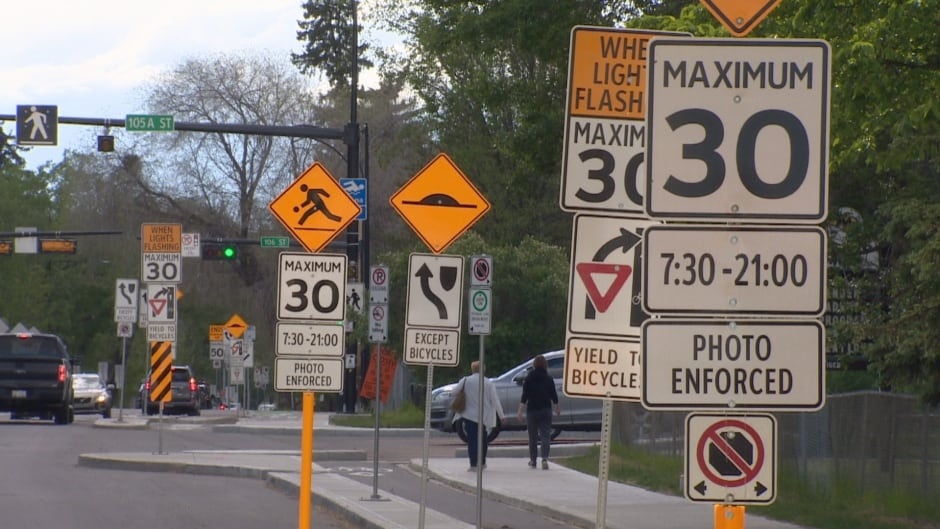
#> input picture Savinov_Daniil/query_images/query_4.jpg, 940 x 529 px, found by its file name
$ python imgops.py
#> lines starting #> are read from the running program, lines starting #| are printed output that depends on the picture
import sys
import glob

import numpy as np
import matplotlib.pyplot as plt
import cv2 as cv


def imshow(img: np.ndarray, label='', cv_color=True) -> None:
    """
    Args:
        img (np.ndarray): Image to show.
        label (string, optional): The name of the image.
        cv_color (boolean, optional): If image was read by OpenCV (cv2.imread()), color scheme is BGR
            and then image should be displayed by RGB scheme (because of plt.imshow()). By default, True.
    """
    if cv_color:
        plt.imshow(cv.cvtColor(img, cv.COLOR_BGR2RGB))
    else:
        plt.imshow(img)


def resize_ratio(img: np.ndarray, fx=.5, fy=.5) -> np.ndarray:
    """
    Args:
        img (np.ndarray): Image to show.
        fx (floating, optional): Resize x-axis of image by given value. By default, 0.5.
        fy (floating, optional): Resize y-axis of image by given value. By default, 0.5.
    """
    return cv.resize(img, None, fx=fx, fy=fy)


def resize_tuple(img: np.ndarray, h=500, w=500) -> np.ndarray:
    """
    Args:
        img (np.ndarray): Image to show.
        h (integer, optional): Resize height of the image to given value. By default, 500.
        w (integer, optional): Resize width of the image to given value. By default, 500.
    """
    return cv.resize(img, (h, w))


if __name__ == '__main__':
    img = cv.imread('query_images/query_4.jpg')
#> img is the input picture: shape (529, 940, 3); mean B, G, R 99.3, 107.2, 112.8
    res_img = resize_tuple(img, 500, 500)
#> in resize_tuple, `return cv.resize(img, (h, w))`:
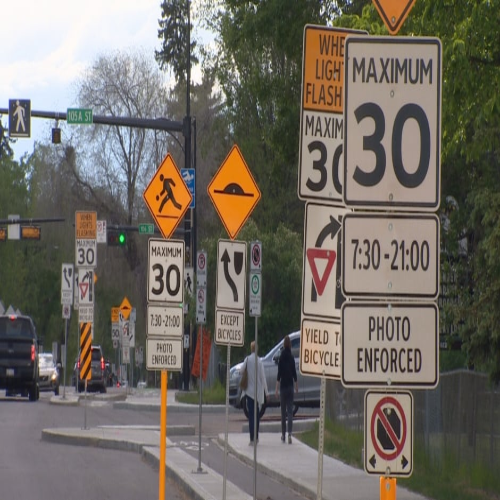
#> returned value: shape (500, 500, 3); mean of channels 0, 1, 2 99.1, 107, 112.7; drawn as B, G, R
    imshow(img)
    imshow(res_img)
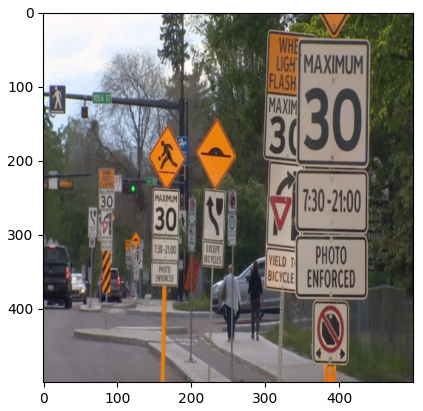
#> figure drawn by matplotlib, 1 panel

$ run again, with Savinov_Daniil/query_images/road_2.jpg copied over Savinov_Daniil/query_images/query_4.jpg
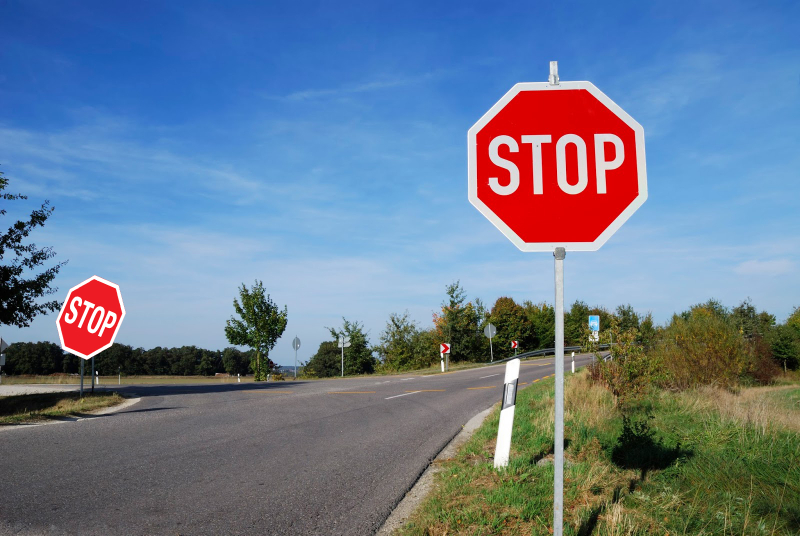
#> input picture Savinov_Daniil/query_images/road_2.jpg, 1600 x 1071 px, found by its file name (shown at 1/2 size)
#> img is the input picture: shape (1071, 1600, 3); mean B, G, R 145.2, 123, 105.6
#> in resize_tuple, `return cv.resize(img, (h, w))`:
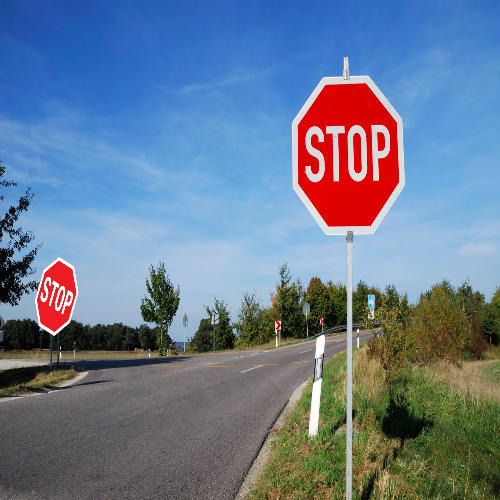
#> returned value: shape (500, 500, 3); mean of channels 0, 1, 2 145.1, 122.9, 105.5; drawn as B, G, R
#> `imshow(res_img)`:
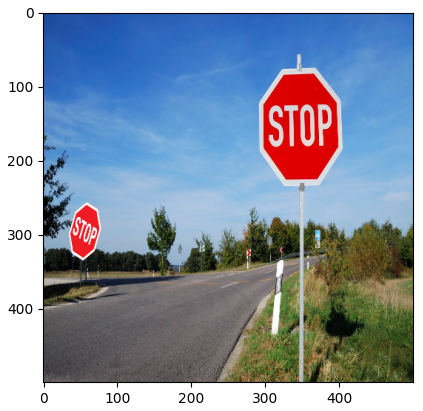
#> figure drawn by matplotlib, 1 panel
